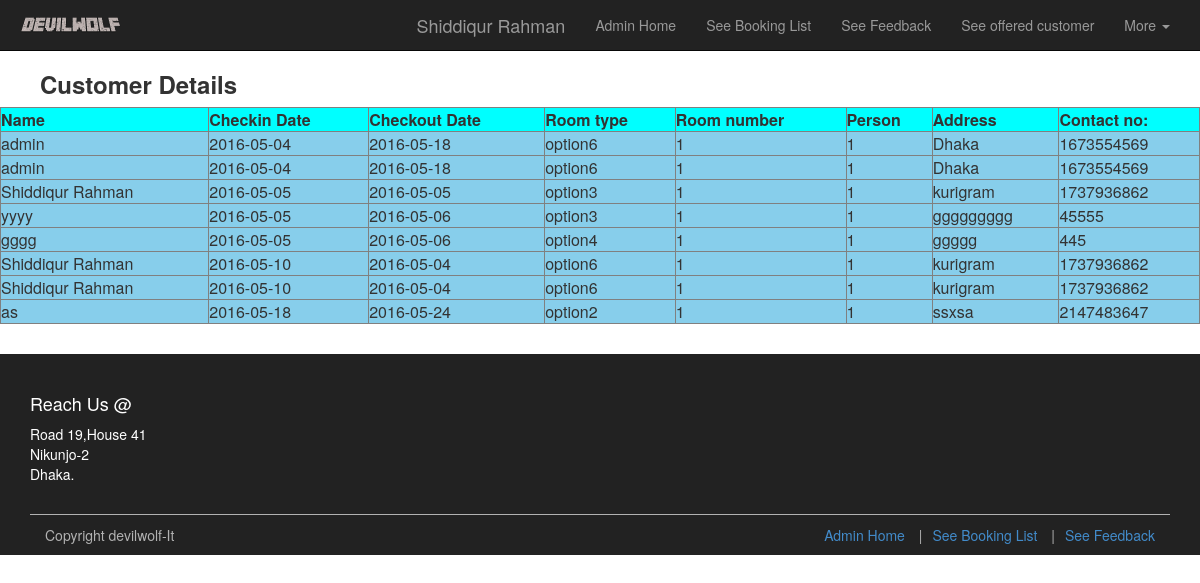
Page /showguest.php (signed in) on the committed database.
### tables this page shows
CREATE TABLE IF NOT EXISTS `booking` (
  `id` int(100) NOT NULL AUTO_INCREMENT,
  `checkin` date NOT NULL,
  `checkout` date NOT NULL,
  `roomtypes` varchar(100) NOT NULL,
  `roomnum` int(100) NOT NULL,
  `numnight` int(40) NOT NULL,
  `adult` int(40) NOT NULL,
  `title` varchar(5) NOT NULL,
  `name` varchar(40) NOT NULL,
  `address` varchar(100) NOT NULL,
  `contact` int(12) NOT NULL,
  PRIMARY KEY (`id`)
);

### showguest.php (the view, shortened to what this page needs)
<?php
$result = mysql_query("SELECT * FROM booking ORDER BY id DESC");
?>
<html>
<head>
     <link href="css/bootstrap.css" rel="stylesheet">
     <link href="css/style.css" rel="stylesheet">
     <link href="css/carousel.css" rel="stylesheet -->"
     <link href="css/style.css" rel="stylesheet">
</head>
<body>
    <?php
      if(isset($_SESSION['name']) && !empty($_SESSION['name']))
     {
           require('admin_ul.php');
      }
      else
      {
          header("Location:index.php");
      }
      ?>
  <div>
  <h3> <b><ul>Customer Details</ul></b></h3>
	<table align="center" width='100%' border=1>
	<tr>
		<th>Name</th>
		<th>Checkin Date</th>
		<th>Checkout Date</th>
		<th>Room type</th>
		<th>Room number</th>
		<th>Person</th>
		<th>Address</th>
		<th>Contact no:</th>
	</tr>
	<?php
	while($res = mysql_fetch_array($result)) {
		echo "<tr>";
		echo "<td>".$res['name']."</td>";
		echo "<td>".$res['checkin']."</td>";
		echo "<td>".$res['checkout']."</td>";
        echo "<td>".$res['roomtypes']."</td>";
        echo "<td>".$res['roomnum']."</td>";
        echo "<td>".$res['adult']."</td>";
        echo "<td>".$res['address']."</td>";
        echo "<td>".$res['contact']."</td>";
	}
	?>
	</table>
  </div>
	 <footer class="site-footer">
        <div class="container">
            <div class="row">
            <div class="col-md-5">
                <h4>Reach Us @</h4>
                <address>
                     Road 19,House 41<br>
                     Nikunjo-2<br>
                     Dhaka.
                  </address>
                </div>
            </div>
            <div class="bottom-footer">
                 <div class="col-md-5">Copyright devilwolf-It</div>
                 <div class="col-md-7">
                     <ul class="footer-nav">
                          <li ><a href="adminhome.php">Admin Home</a></li>
                          <li ><a href="showguest.php">See Booking List</a></li>
                         <li ><a href="showfeedback.php">See Feedback</a></li>
                 </div>
            </div>
            </div>
      </footer>
</body>
</html>

### css/style.css (style rules this page uses)
.site-footer { background-color:#222; color:#fff; margin-top: 30px; padding-top: 30px; }
.bottom-footer { border-top:1px solid #b2b2b2; margin-top:10px; padding-top:10px; color:#b2b2b2; }
.footer-nav { text-align: right; list-style: none; }
.footer-nav li { display: inline; }
.footer-nav li:not(:first-child):before { content:'|'; padding:0px 10px; }
.footer-nav a { color:sky-blue; }
tr:nth-child(odd) { background:skyblue; }
tr:nth-child(even) { background: skyblue; }
th { background:Cyan; }

### rows in the picture
booking: name "admin", checkin "2016-05-04", checkout "2016-05-18", roomtypes "option6", roomnum "1", adult "1", address "Dhaka", contact "1673554569"
booking: name "admin", checkin "2016-05-04", checkout "2016-05-18", roomtypes "option6", roomnum "1", adult "1", address "Dhaka", contact "1673554569"
booking: name "Shiddiqur Rahman", checkin "2016-05-05", checkout "2016-05-05", roomtypes "option3", roomnum "1", adult "1", address "kurigram", contact "1737936862"
booking: name "yyyy", checkin "2016-05-05", checkout "2016-05-06", roomtypes "option3", roomnum "1", adult "1", address "ggggggggg", contact "45555"
booking: name "gggg", checkin "2016-05-05", checkout "2016-05-06", roomtypes "option4", roomnum "1", adult "1", address "ggggg", contact "445"
booking: name "Shiddiqur Rahman", checkin "2016-05-10", checkout "2016-05-04", roomtypes "option6", roomnum "1", adult "1", address "kurigram", contact "1737936862"
booking: name "Shiddiqur Rahman", checkin "2016-05-10", checkout "2016-05-04", roomtypes "option6", roomnum "1", adult "1", address "kurigram", contact "1737936862"
booking: name "as", checkin "2016-05-18", checkout "2016-05-24", roomtypes "option2", roomnum "1", adult "1", address "ssxsa", contact "2147483647"

### other values in the picture
$fname "Shiddiqur Rahman"
